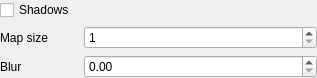
<?xml version="1.0" encoding="UTF-8"?>
<ui version="4.0">
 <class>ShadowsWidget</class>
 <widget class="QWidget" name="ShadowsWidget">
  <property name="geometry">
   <rect>
    <x>0</x>
    <y>0</y>
    <width>317</width>
    <height>73</height>
   </rect>
  </property>
  <property name="windowTitle">
   <string>Form</string>
  </property>
  <property name="locale">
   <locale language="English" country="UnitedStates"/>
  </property>
  <layout class="QVBoxLayout" name="verticalLayout">
   <property name="leftMargin">
    <number>0</number>
   </property>
   <property name="topMargin">
    <number>0</number>
   </property>
   <property name="rightMargin">
    <number>0</number>
   </property>
   <property name="bottomMargin">
    <number>0</number>
   </property>
   <item>
    <widget class="QCheckBox" name="shadowsCheckbox">
     <property name="text">
      <string>Shadows</string>
     </property>
    </widget>
   </item>
   <item>
    <layout class="QHBoxLayout" name="mapSizeLayout">
     <item>
      <widget class="QLabel" name="mapSizeLabel">
       <property name="sizePolicy">
        <sizepolicy hsizetype="Preferred" vsizetype="Preferred">
         <horstretch>1</horstretch>
         <verstretch>0</verstretch>
        </sizepolicy>
       </property>
       <property name="text">
        <string>Map size</string>
       </property>
      </widget>
     </item>
     <item>
      <widget class="QSpinBox" name="mapSizeSpin">
       <property name="sizePolicy">
        <sizepolicy hsizetype="Minimum" vsizetype="Fixed">
         <horstretch>3</horstretch>
         <verstretch>0</verstretch>
        </sizepolicy>
       </property>
       <property name="minimum">
        <number>1</number>
       </property>
       <property name="maximum">
        <number>4096</number>
       </property>
      </widget>
     </item>
    </layout>
   </item>
   <item>
    <layout class="QHBoxLayout" name="blurLayout">
     <item>
      <widget class="QLabel" name="blurLabel">
       <property name="sizePolicy">
        <sizepolicy hsizetype="Preferred" vsizetype="Preferred">
         <horstretch>1</horstretch>
         <verstretch>0</verstretch>
        </sizepolicy>
       </property>
       <property name="text">
        <string>Blur</string>
       </property>
      </widget>
     </item>
     <item>
      <widget class="QDoubleSpinBox" name="blurSpin">
       <property name="sizePolicy">
        <sizepolicy hsizetype="Minimum" vsizetype="Fixed">
         <horstretch>3</horstretch>
         <verstretch>0</verstretch>
        </sizepolicy>
       </property>
       <property name="singleStep">
        <double>0.010000000000000</double>
       </property>
      </widget>
     </item>
    </layout>
   </item>
  </layout>
 </widget>
 <resources/>
 <connections/>
</ui>
